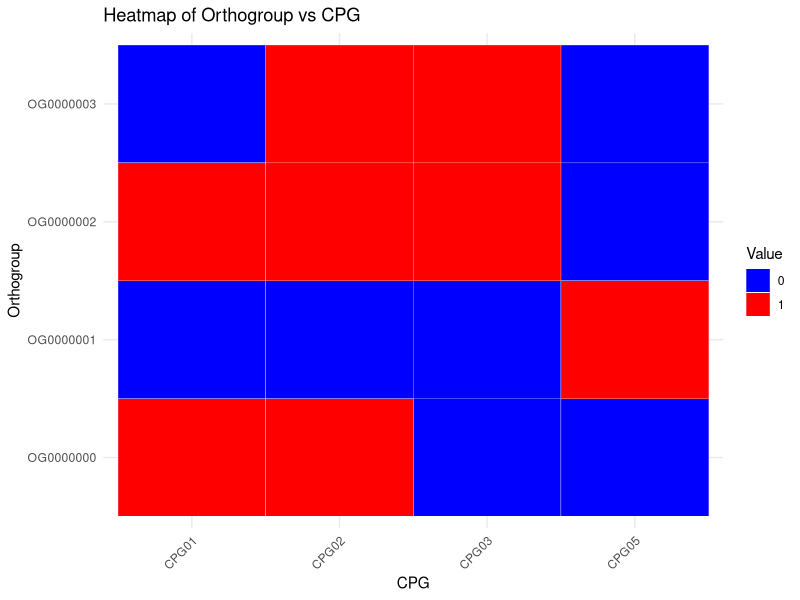
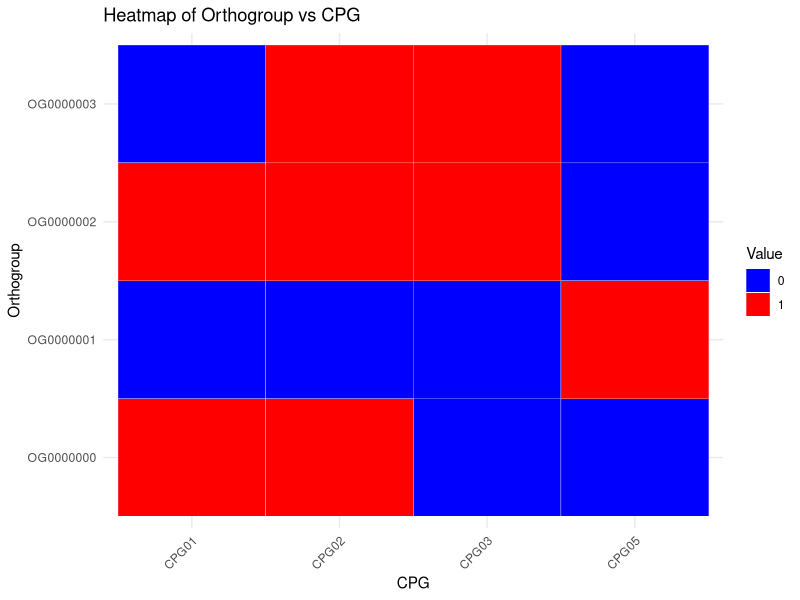

These charts were generated, in order, by the following R code:
# 加载必要的包
library(ggplot2)
library(tidyverse)

# 创建数据框
data <- data.frame(
  Orthogroup = c("OG0000000", "OG0000001", "OG0000002", "OG0000003"),
  CPG01 = c(1, 0, 1, 0),
  CPG02 = c(1, 0, 1, 1),
  CPG03 = c(0, 0, 1, 1),
  CPG05 = c(0, 1, 0, 0)
)

# 将数据转换为长格式
data_long <- data %>%
  pivot_longer(cols = -Orthogroup, names_to = "CPG", values_to = "value")

# 按照颜色进行排序
data_long <- data_long %>%
  arrange(value)

# 绘制热图
p <- ggplot(data_long, aes(x = CPG, y = Orthogroup, fill = factor(value))) +
  geom_tile(color = "white") +
  scale_fill_manual(values = c("0" = "blue", "1" = "red")) +
  labs(fill = "Value") +
  theme_minimal() +
  theme(axis.text.x = element_text(angle = 45, hjust = 1)) +
  ggtitle("Heatmap of Orthogroup vs CPG")

p
ggsave("/bioinfor/mulinlab/wuzhikun/Project/Evolution/orthology/orthoResult/Results_Aug28/Orthogroups/ortho_heatmap.pdf", width=5, height=4)
